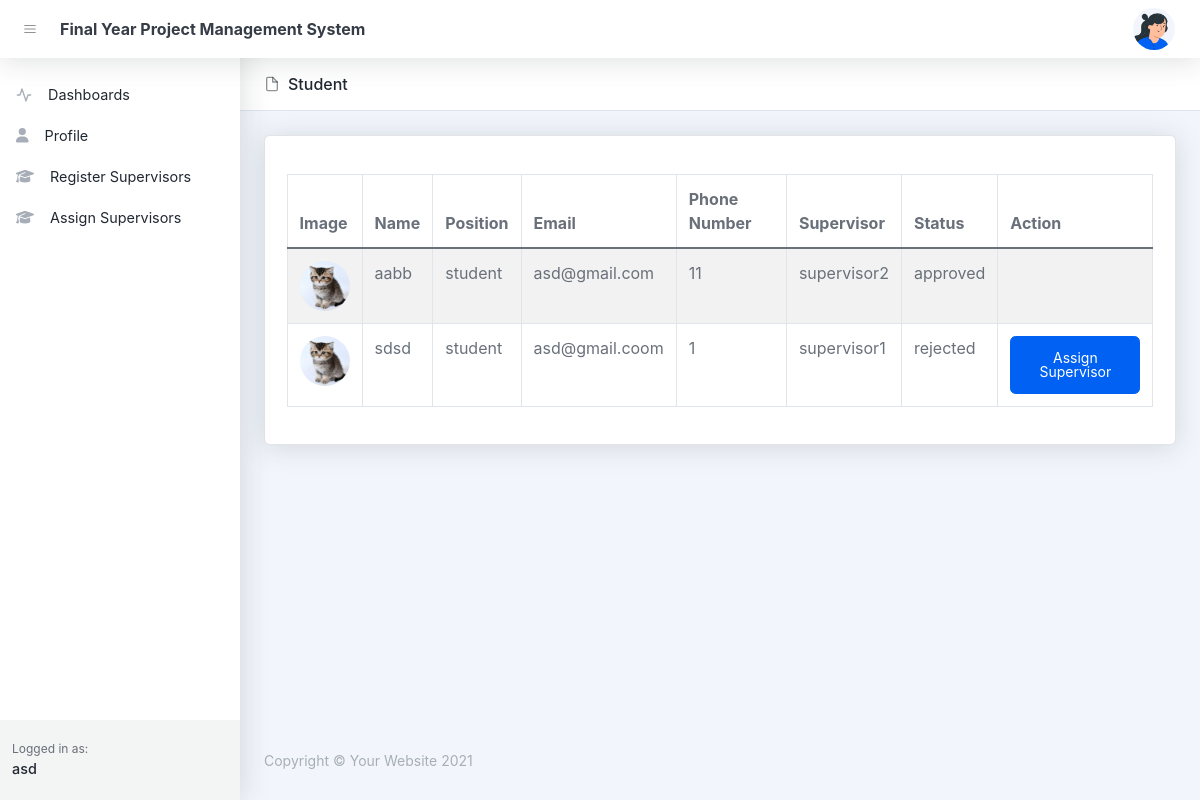
The app's page /assign_supervisor.php (signed in), older data.
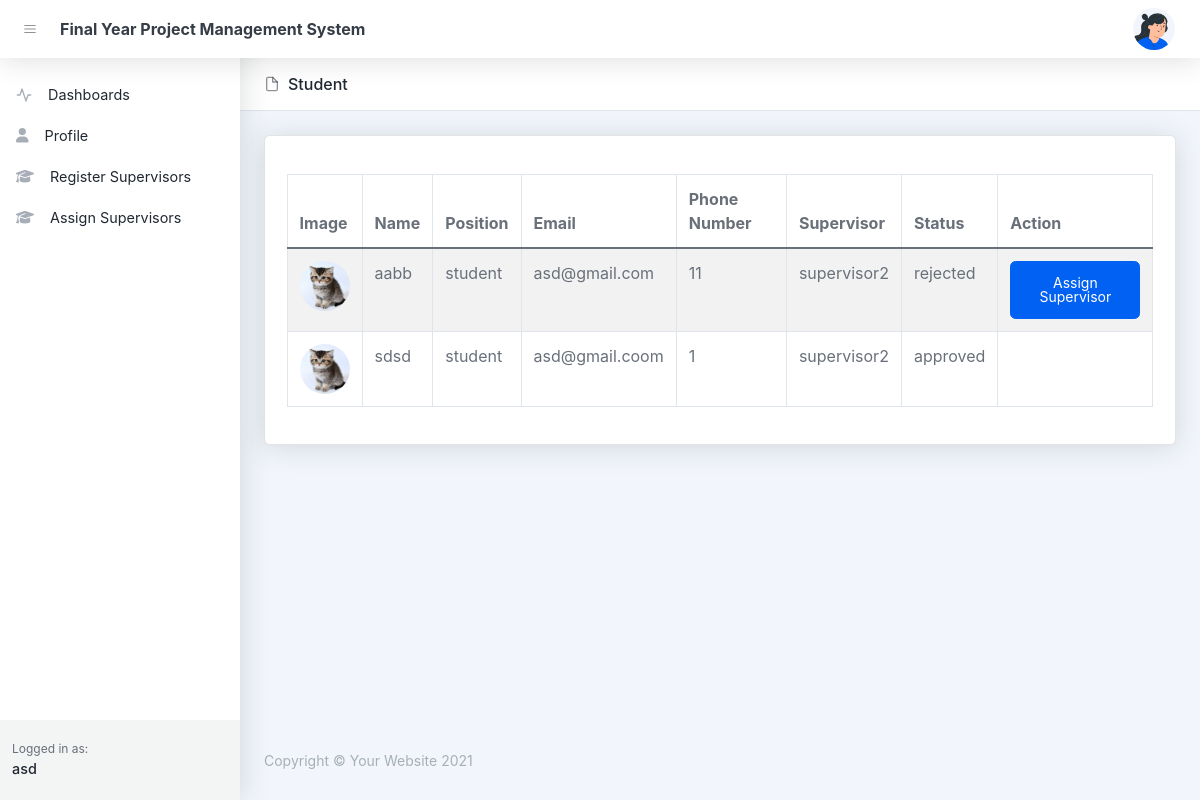
The same page, newer data.
### tables this page shows
CREATE TABLE `students` (
  `id` bigint(20) UNSIGNED NOT NULL,
  `user_id` bigint(20) NOT NULL,
  `matric_number` varchar(255) DEFAULT NULL,
  `programmes` varchar(255) DEFAULT NULL,
  `supervisor_id` bigint(20) DEFAULT NULL,
  `status` varchar(255) DEFAULT NULL,
  `created_at` timestamp NULL DEFAULT NULL,
  `updated_at` timestamp NULL DEFAULT NULL
);

CREATE TABLE `users` (
  `id` bigint(20) UNSIGNED NOT NULL,
  `name` varchar(255) NOT NULL,
  `email` varchar(255) NOT NULL,
  `handphone` varchar(255) DEFAULT NULL,
  `roles` varchar(255) DEFAULT NULL,
  `password` varchar(255) DEFAULT NULL,
  `image` text DEFAULT NULL,
  `created_at` timestamp NULL DEFAULT NULL,
  `updated_at` timestamp NULL DEFAULT NULL
);

### controllers/users.php (called while the page is built, shortened)
<?php
    $conn = setDbConnection();
    function getAllStudent(){
        global $conn;
        $query = "select users.* , students.id as student_id, students.matric_number, students.programmes, students.supervisor_id, students.status, supervisor.name as supervisor_name from users
        left join students on students.user_id = users.id
        left join users as supervisor on supervisor.id = students.supervisor_id
        where users.roles = 'student' order by users.id desc";
        $result = $conn->query($query);
        if ($result->num_rows > 0) {
            while ($row = $result->fetch_assoc()) {
                $students[] = $row;
            }
            return $students;
        }
    }
?>

### assign_supervisor.php (the view, shortened to what the changed rows need)
<!DOCTYPE html>
<html lang="en">
    <head>
       <?php include('layout_admin/header.php')?>
    </head>
    <body class="nav-fixed">
        <div id="layoutSidenav">
            <div id="layoutSidenav_content">
                <main>
                    <header class="page-header page-header-compact page-header-light border-bottom bg-white mb-4">
                        <div class="container-xl px-4">
                            <div class="page-header-content">
                                <div class="row align-items-center justify-content-between pt-3">
                                    <div class="col-auto mb-3">
                                        <h1 class="page-header-title">
                                            <div class="page-header-icon"><i data-feather="file"></i></div>
                                            Student
                                        </h1>
                                    </div>
                                </div>
                            </div>
                        </div>
                    </header>
                    <?php
                        include('controllers/users.php');
                        if($_SESSION['roles'] == 'cluster'){
                            $students = getAllStudent();
                        }
                    ?>
                    <div class="container-xl px-4">
                        <div class="card mb-4">
                            <div class="card-body">
                                <table class="table table-bordered table-striped table-hover">
                                    <thead>
                                        <tr>
                                            <th>Image</th>
                                            <th>Name</th>
                                            <th>Position</th>
                                            <th>Email</th>
                                            <th>Phone Number</th>
                                            <th>Supervisor</th>
                                            <th>Status</th>
                                            <th>Action</th>
                                        </tr>
                                    </thead>
                                    <tbody>
                                        <?php
                                            if( $students != NULL){
                                                foreach ($students as $key => $value) {
                                                    $image = null;
                                                    $assignBtn = null;
                                                    if(isset($value['image'])){
                                                        $image = '<img class="user-img" src="/fyp/assets/profile/'.$value['image'].'">';
                                                    }else{
                                                        $image = '<img class="user-img" src="/fyp/assets/img/illustrations/profiles/profile-1.png">';
                                                    }
                                                    if(!$value['supervisor_name'] || $value['status'] == 'rejected'){
                                                        $assignBtn = "<button class='btn btn-primary' data-bs-toggle='modal' data-bs-target='#exampleModal' onclick=assignSupervisor(".$value['student_id'].")>Assign Supervisor</button>";
                                                    }
                                                    echo '
                                                    <tr>
                                                        <td>'.$image.'</td>
                                                        <td>'.$value['name'].'</td>
                                                        <td>'.$value['roles'].'</td>
                                                        <td>'.$value['email'].'</td>
                                                        <td>'.$value['handphone'].'</td>
                                                        <td>'.$value['supervisor_name'].'</td>
                                                        <td>'.$value['status'].'</td>
                                                        <td>'.$assignBtn.'</td>
                                                    </tr>';
                                                }
                                            }else{
                                                if($_SESSION['roles'] == 'cluster'){
                                                    echo '<tr><td colspan=8>No Student Available</td></tr>';
                                                }
                                            }
                                        ?>
                                    </tbody>
                                </table>
                            </div>
                        </div>
                    </div>
                </main>
            </div>
        </div>
    </body>
</html>

Row changes from the older to the newer data that the page shows:
changed students "aabb": status "approved" → "rejected"; now shows "Assign Supervisor"
changed students "sdsd": users.name "supervisor1" → "supervisor2"; status "rejected" → "approved"; no longer shows "Assign Supervisor"
